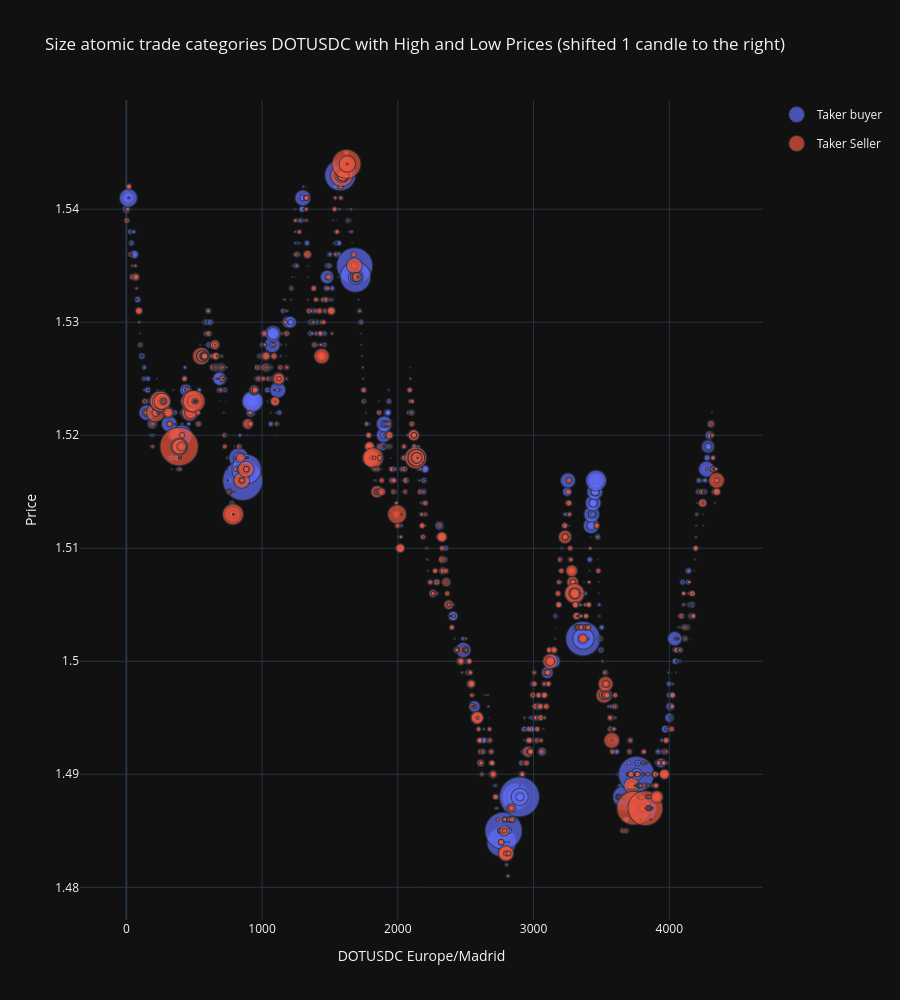

Notebook source saved alongside this figure:
### Code cell
sym.plot_atomic_trades_size(logarithmic=True, max_size=40)

### Figure 1 — Plotly figure (JSON) as saved in the notebook; plotly's stock layout.template omitted (floating-point values rounded to 4 significant figures; data arrays with more than 128 entries replaced by an {"elided": "..."} marker saying what was removed)
{"data": [{"hovertemplate": "color=Taker buyer<br>x=%{x}<br>y=%{y}<br>size=%{marker.size}<extra></extra>", "legendgroup": "Taker buyer", "marker": {"color": "#636efa", "size": {"elided": "1990 float values"}, "sizemode": "area", "sizeref": 4.894, "symbol": "circle"}, "mode": "markers", "name": "Taker buyer", "showlegend": true, "x": {"elided": "1990 int values"}, "xaxis": "x", "y": {"elided": "1990 float values"}, "yaxis": "y", "type": "scattergl"}, {"hovertemplate": "color=Taker Seller<br>x=%{x}<br>y=%{y}<br>size=%{marker.size}<extra></extra>", "legendgroup": "Taker Seller", "marker": {"color": "#EF553B", "size": {"elided": "2362 float values"}, "sizemode": "area", "sizeref": 4.894, "symbol": "circle"}, "mode": "markers", "name": "Taker Seller", "showlegend": true, "x": {"elided": "2362 int values"}, "xaxis": "x", "y": {"elided": "2362 float values"}, "yaxis": "y", "type": "scattergl"}, {"hovertemplate": "index=%{x}<br>High=%{y}<extra></extra>", "legendgroup": "", "line": {"color": "rgba(0, 0, 0, 0.6)", "dash": "solid", "width": 0.5}, "marker": {"symbol": "circle"}, "mode": "lines", "name": "", "orientation": "v", "showlegend": false, "x": {"elided": "496 str values"}, "xaxis": "x", "y": {"elided": "496 float values"}, "yaxis": "y", "type": "scatter"}, {"hovertemplate": "index=%{x}<br>Low=%{y}<extra></extra>", "legendgroup": "", "line": {"color": "rgba(0, 0, 0, 0.6)", "dash": "solid", "width": 0.5}, "marker": {"symbol": "circle"}, "mode": "lines", "name": "", "orientation": "v", "showlegend": false, "x": {"elided": "496 str values"}, "xaxis": "x", "y": {"elided": "496 float values"}, "yaxis": "y", "type": "scatter"}], "layout": {"xaxis": {"title": {"text": "DOTUSDC Europe/Madrid"}}, "yaxis": {"title": {"text": "Price"}}, "title": {"text": "Size atomic trade categories DOTUSDC with High and Low Prices (shifted 1 candle to the right)"}, "height": 1000}}
